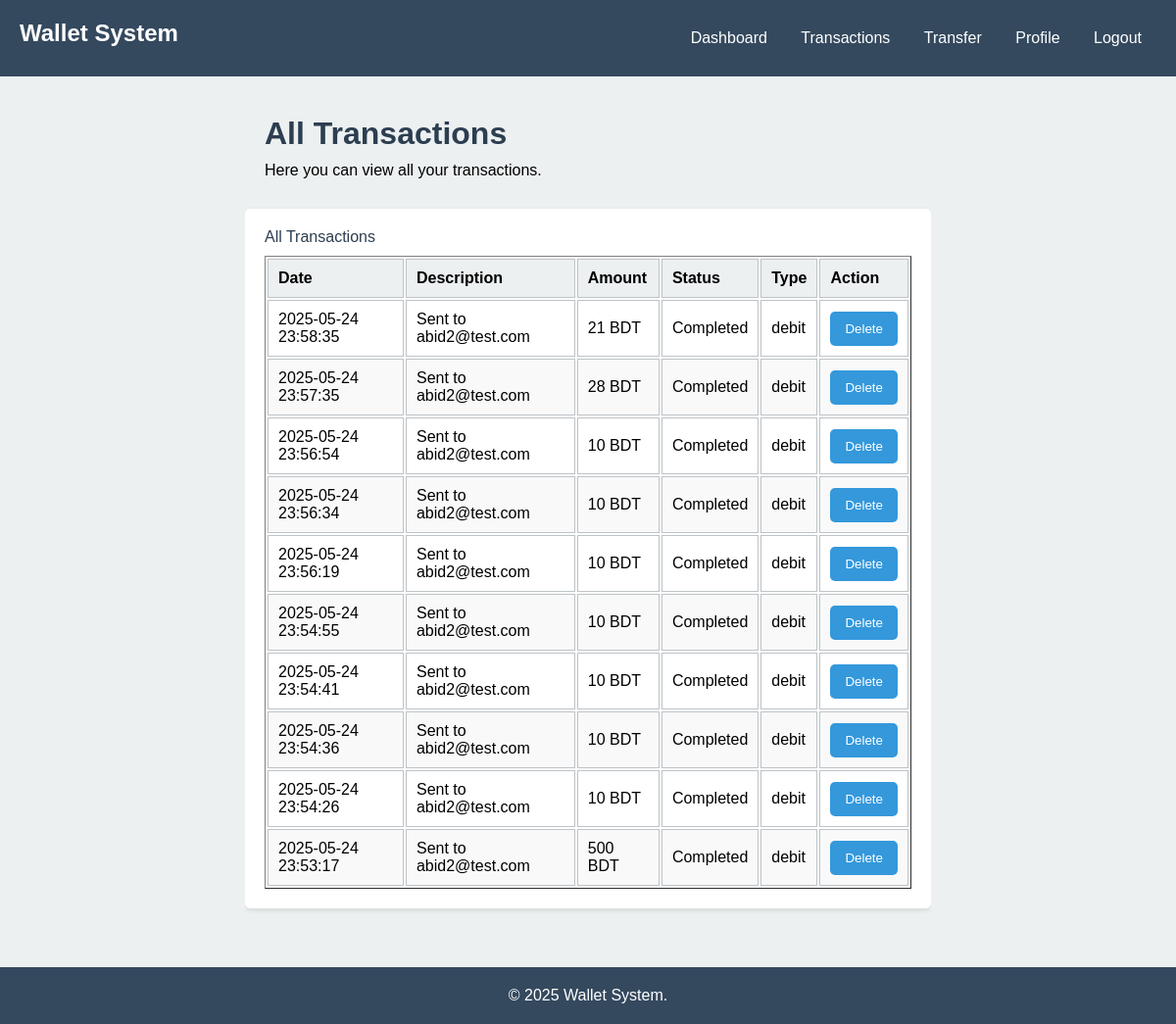
Screenshot of /views/trx_merchant.php (signed in) with the database file from the repository.
### tables this page shows
CREATE TABLE `transactions` (
  `id` int(11) NOT NULL,
  `date` timestamp NOT NULL DEFAULT current_timestamp(),
  `description` varchar(255) DEFAULT NULL,
  `amount` float NOT NULL DEFAULT 0,
  `status` varchar(255) NOT NULL,
  `type` varchar(255) NOT NULL,
  `merchant_id` int(11) NOT NULL
);

### model/db.php (called while the page is built, shortened)
<?php
class Db {
    private $host = 'circlecodes.co';
    private $db_name = 'web_tech';
    private $username = 'web_tech';
    private $password = 'YLrwjsSkxYYFXk8H';
    public $conn;
    public function __construct() {
      $this->conn = new mysqli($this->host, $this->username, $this->password, $this->db_name);
    }
    public function merchantInfo($email) {
      $sql = "SELECT * FROM merchants WHERE email = '$email'";
      $result = $this->conn->query($sql);
      if ($result->num_rows > 0) {
        $row = $result->fetch_assoc();
        return $row;
      } else {
        return false;
      }
    }
    public function getMerchantTransactions($id) {
      $sql = "SELECT * FROM transactions WHERE merchant_id = '$id' ORDER BY date DESC LIMIT 10";
      $result = $this->conn->query($sql);
      foreach ($result as $row) {
        $transactions[] = $row;
      }
      return $transactions;
    }
}
?>

### controls/dashboard_merchant.php (called while the page is built, shortened)
<?php
  include '../model/db.php';
  $db = new Db();
  $loginData = $db->merchantInfo($_SESSION['email']);
  $transactions = $db->getMerchantTransactions($loginData['id']);
?>

### views/trx_merchant.php (the view, shortened to what this page needs)
<?php
include './parts/merchant_header.php';
include "../controls/dashboard_merchant.php";
?>
<div class="container">
  <div class="dashboard-header">
    <h1>All Transactions</h1>
    <p>Here you can view all your transactions.</p>
  </div>
  <div class="card">
    <p>All Transactions</p>
    <table width="100%" border="1" class="table table-striped">
      <thead>
        <tr>
          <th>Date</th>
          <th>Description</th>
          <th>Amount</th>
          <th>Status</th>
          <th>Type</th>
          <th>Action</th>
        </tr>
      </thead>
      <tbody>
        <?php foreach ($transactions as $transaction) { ?>
        <tr id="trx-<?php echo $transaction['id']; ?>">
          <td><?php echo $transaction['date']; ?></td>
          <td><?php echo $transaction['description']; ?></td>
          <td><?php echo $transaction['amount']; ?> BDT</td>
          <td><?php echo $transaction['status']; ?></td>
          <td><?php echo $transaction['type']; ?></td>
          <td>
            <button class="button" onclick="deleteTransaction(<?php echo $transaction['id']; ?>)">Delete</button>
          </td>
        </tr>
        <?php } ?>
      </tbody>
    </table>
  </div>
</div>
<?php
include "./parts/merchant_footer.php";

### style_merchant.css (style rules this page uses)
* { margin: 0; padding: 0; }
body { font-family: Arial, sans-serif; background: #ecf0f1; }
div { overflow: hidden; }
.container { width: 700px; margin: 20px auto; }
.button { background: #3498db; color: #fff; padding: 10px 15px; border: none; border-radius: 5px; cursor: pointer; }
.card { background: #fff; padding: 20px; margin: 10px 0; border-radius: 5px; box-shadow: 0 2px 5px rgba(0,0,0,0.1); }
.card p { margin-bottom: 10px; color:#2c3e50; }
.card table { width: 100%; }
.card table th, .card table td { padding: 10px; border: 1px solid #bdc3c7; text-align: left; }
.card table th { background: #ecf0f1; }
.card table tr:nth-child(even) { background: #f9f9f9; }
.dashboard-header { padding: 20px; }
.dashboard-header h1 { margin-bottom: 10px; color: #2c3e50; }

### rows the page displays
transactions: date "2025-05-24 23:58:35", description "Sent to abid2@test.com", amount "21", status "Completed", type "debit"
transactions: date "2025-05-24 23:57:35", description "Sent to abid2@test.com", amount "28", status "Completed", type "debit"
transactions: date "2025-05-24 23:56:54", description "Sent to abid2@test.com", amount "10", status "Completed", type "debit"
transactions: date "2025-05-24 23:56:34", description "Sent to abid2@test.com", amount "10", status "Completed", type "debit"
transactions: date "2025-05-24 23:56:19", description "Sent to abid2@test.com", amount "10", status "Completed", type "debit"
transactions: date "2025-05-24 23:54:55", description "Sent to abid2@test.com", amount "10", status "Completed", type "debit"
transactions: date "2025-05-24 23:54:41", description "Sent to abid2@test.com", amount "10", status "Completed", type "debit"
transactions: date "2025-05-24 23:54:36", description "Sent to abid2@test.com", amount "10", status "Completed", type "debit"
transactions: date "2025-05-24 23:54:26", description "Sent to abid2@test.com", amount "10", status "Completed", type "debit"
transactions: date "2025-05-24 23:53:17", description "Sent to abid2@test.com", amount "500", status "Completed", type "debit"
